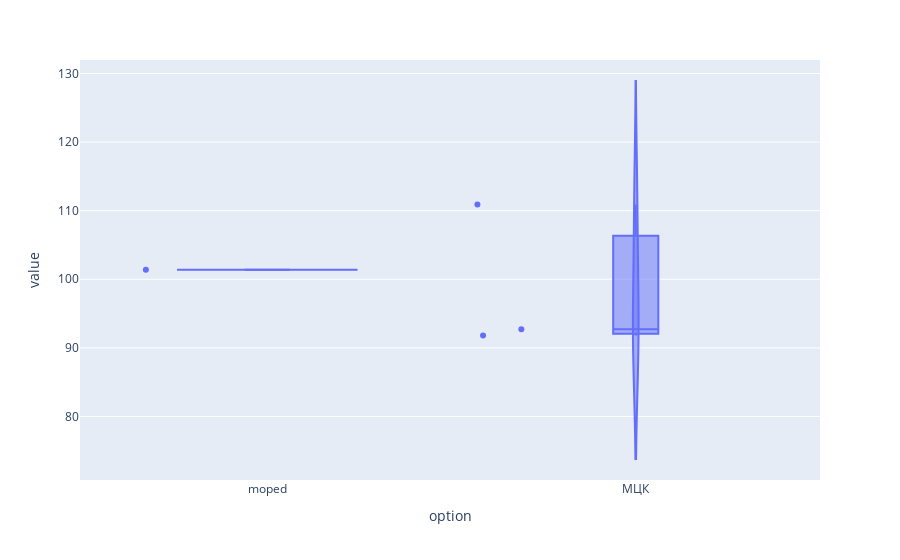

Source (notebook cell):
### Code cell
fig = px.violin(time_total_commute.history, y="value", x="option", box=True, points="all",
          hover_data=time_total_commute.history.columns)
fig.show()

### Figure 1 — Plotly figure (JSON) as saved in the notebook; plotly's stock layout.template omitted (floating-point values rounded to 4 significant figures)
{"data": [{"alignmentgroup": "True", "box": {"visible": true}, "hovertemplate": "option=%{x}<br>value=%{y}<extra></extra>", "legendgroup": "", "marker": {"color": "#636efa"}, "name": "", "offsetgroup": "", "orientation": "v", "points": "all", "scalegroup": "True", "showlegend": false, "type": "violin", "x": ["moped", "МЦК", "МЦК", "МЦК"], "x0": " ", "xaxis": "x", "y": [101.4, 110.9, 91.82, 92.7], "y0": " ", "yaxis": "y"}], "layout": {"legend": {"tracegroupgap": 0}, "margin": {"t": 60}, "violinmode": "group", "xaxis": {"anchor": "y", "domain": [0, 1], "title": {"text": "option"}}, "yaxis": {"anchor": "x", "domain": [0, 1], "title": {"text": "value"}}}}
